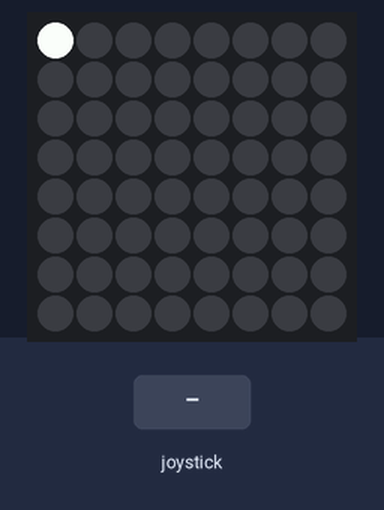
Bench run of a program on a simulated Raspberry Pi (BCM pin numbers) with a Sense HAT. Parts: the Sense HAT's 8×8 RGB LED matrix. Inputs (shaded band) come from the test bench. What the program prints to the terminal is not drawn.

Above: at 1.2 s.
1.3 s: joystick pushed down
At 2.5 s:
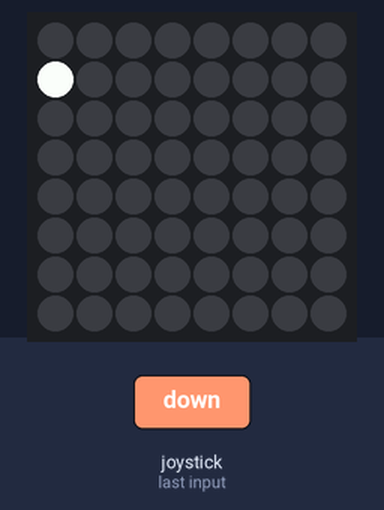
2.8 s: joystick pushed right
At 3.6 s:
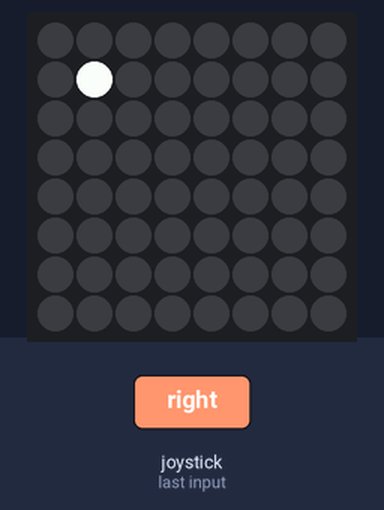
4.3 s: joystick pushed up
At 4.8 s:
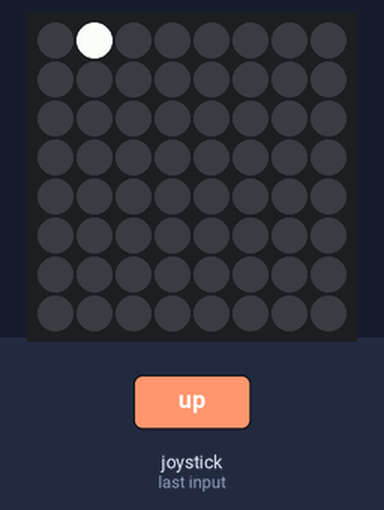
5.8 s: joystick clicked
At 7.0 s:
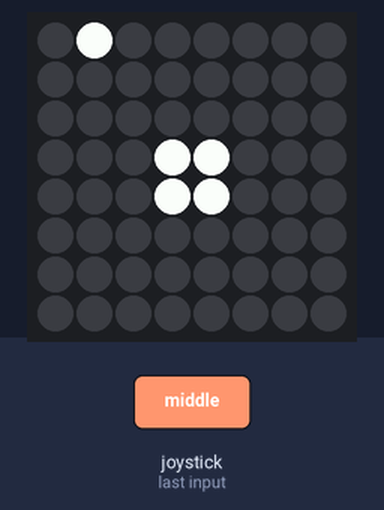
7.3 s: joystick pushed right
At 8.3 s:
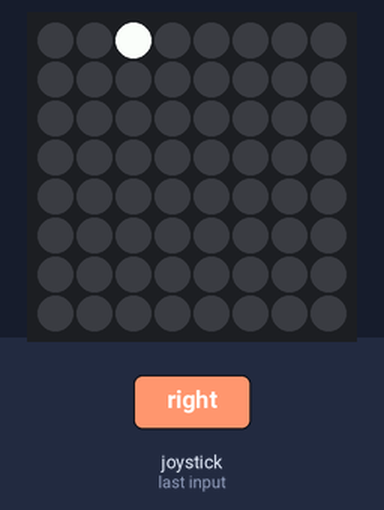
8.8 s: joystick pushed down
At 9.4 s:
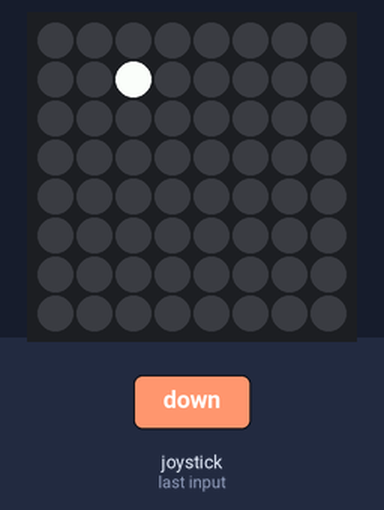
Timing chart, 0 to 11.3 s (numbered marks = the images above; inputs shaded):
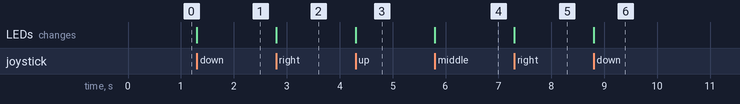

Measured:
- after the input at 1.3 s, the LEDs: change at once (image 1)
- after the input at 2.8 s, the LEDs: change at once (image 2)
- after the input at 4.3 s, the LEDs: change at once (image 3)
- after the input at 5.8 s, the LEDs: change at once (image 4)
- after the input at 7.3 s, the LEDs: change at once (image 5)
- after the input at 8.8 s, the LEDs: change at once (image 6)

The program:

joystick_move.py
```python
#!/usr/bin/python
import sys
import time
from sense_hat import SenseHat
from evdev import InputDevice, list_devices, ecodes

print("Press Ctrl-C to quit")
#time.sleep(1)

sense = SenseHat()
sense.clear()  # Blank the LED matrix

found = False;
devices = [InputDevice(fn) for fn in list_devices()]
for dev in devices:
    if dev.name == 'Raspberry Pi Sense HAT Joystick':
        found = True;
        break

if not(found):
    print('Raspberry Pi Sense HAT Joystick not found. Aborting ...')
    sys.exit()

# 0, 0 = Top left
# 7, 7 = Bottom right
UP_PIXELS = [[3, 0], [4, 0]]
DOWN_PIXELS = [[3, 7], [4, 7]]
LEFT_PIXELS = [[0, 3], [0, 4]]
RIGHT_PIXELS = [[7, 3], [7, 4]]
CENTRE_PIXELS = [[3, 3], [4, 3], [3, 4], [4, 4]]


def set_pixels(pixels, col):
    for p in pixels:
        sense.set_pixel(p[0], p[1], col[0], col[1], col[2])


BLACK = [0, 0, 0]
WHITE = [255, 255, 255]
y=0
x=0
PIXELS= [[x,y]]
set_pixels(PIXELS, WHITE)

print (x)
print (y)

def handle_code(code, colour,x,y):
    if code == ecodes.KEY_DOWN:
        sense.clear()  # Blank the LED matrix
        y =y+1
        sense.set_pixel(x, y, WHITE)
    elif code == ecodes.KEY_UP:
        sense.clear()  # Blank the LED matrix
        y =y-1
        sense.set_pixel(x, y, WHITE)
    elif code == ecodes.KEY_LEFT:
        sense.clear()  # Blank the LED matrix
        x -=1
        sense.set_pixel(x, y, WHITE)
    elif code == ecodes.KEY_RIGHT:
        sense.clear()  # Blank the LED matrix
        x +=1
        sense.set_pixel(x, y, WHITE)
    elif code == ecodes.KEY_ENTER:
        set_pixels(CENTRE_PIXELS, colour)
    return (x,y)
    #return y


try:
    for event in dev.read_loop():
        if event.type == ecodes.EV_KEY:
            if event.value == 1:  # key down
                x,y =handle_code(event.code, WHITE,x,y)
            #if event.value == 0:  # key up
             #   handle_code(event.code, BLACK,x,y)
except KeyboardInterrupt:
    sys.exit()
```
